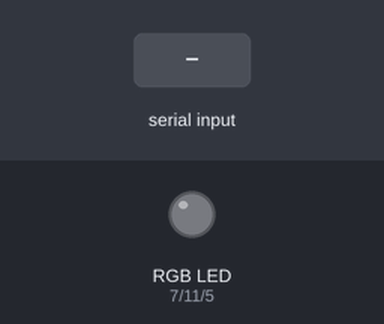
Recording of a sketch running on a simulated Arduino Uno, built with avr-gcc and run on an emulated ATmega328P. Shown: an RGB LED mixed from three pins (HIGH = lit). The test bench sets the inputs (shaded band).

Above: at 1.2 s.
1.3 s: "r" received over Serial
At 2.1 s:
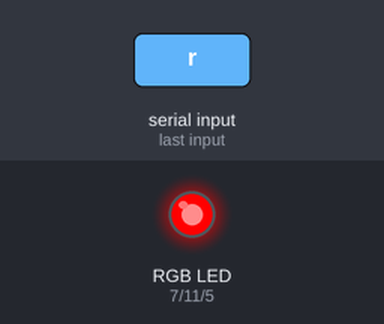
2.8 s: "g" received over Serial
At 3.3 s:
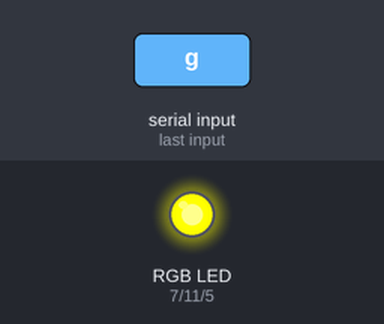
4.3 s: "b" received over Serial
At 5.5 s:
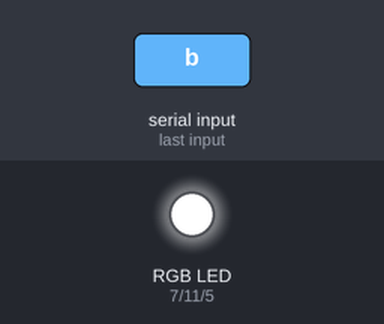
5.8 s: "y" received over Serial
At 6.8 s:
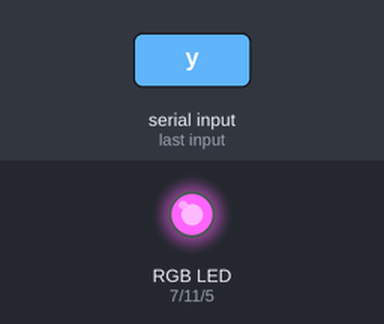
7.3 s: "t" received over Serial
At 7.9 s:
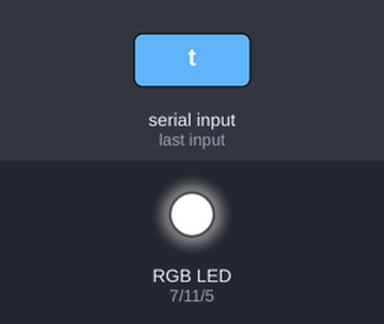
Timing chart, 0 to 9.8 s (numbered marks = the images above; inputs shaded):
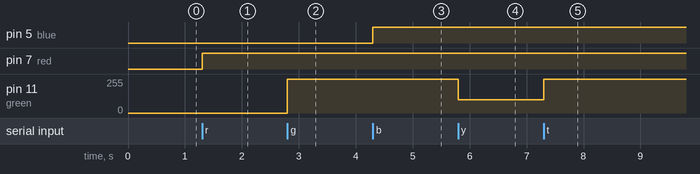

Measured:
- after the input at 1.3 s, pin 7 (red): LOW → HIGH at once
- after the input at 2.8 s, pin 11 (green): 0/255 → 255/255 at once
- after the input at 4.3 s, pin 5 (blue): LOW → HIGH at once
- after the input at 5.8 s, pin 11 (green): 255/255 → 100/255 at once
- after the input at 7.3 s, pin 11 (green): 100/255 → 255/255 at once

The sketch:

ArduinoCode.ino
```cpp
char inByte;
void setup(){
  #define red 7
  #define green 11
  #define blue 5
  analogWrite(red, 0);
  analogWrite(blue, 0);
  analogWrite(green, 0);
  Serial.begin(9600);
}

void loop() {
  inByte = (char) Serial.read();
   switch (inByte) {
      case 'r':
        analogWrite(red, 255);
        break;
      case 'g':
        analogWrite(green, 255);
        break;
      case 'b':
        analogWrite(blue, 255);
        break;
      case 'p':
        analogWrite(red, 255);
        analogWrite(blue, 255);
        break;
      case 'y':
        analogWrite(red, 255);
        analogWrite(green, 100);
        break;
      case 't':
        analogWrite(green, 255);
        analogWrite(blue, 255);
        break;
      case 'w':
        analogWrite(blue, 255);
        analogWrite(red, 255);
        analogWrite(green, 255);
        break;
      case 'o':
        analogWrite(blue, 0);
        analogWrite(red, 0);
        analogWrite(green, 0);
        break;
   }
 }
```
